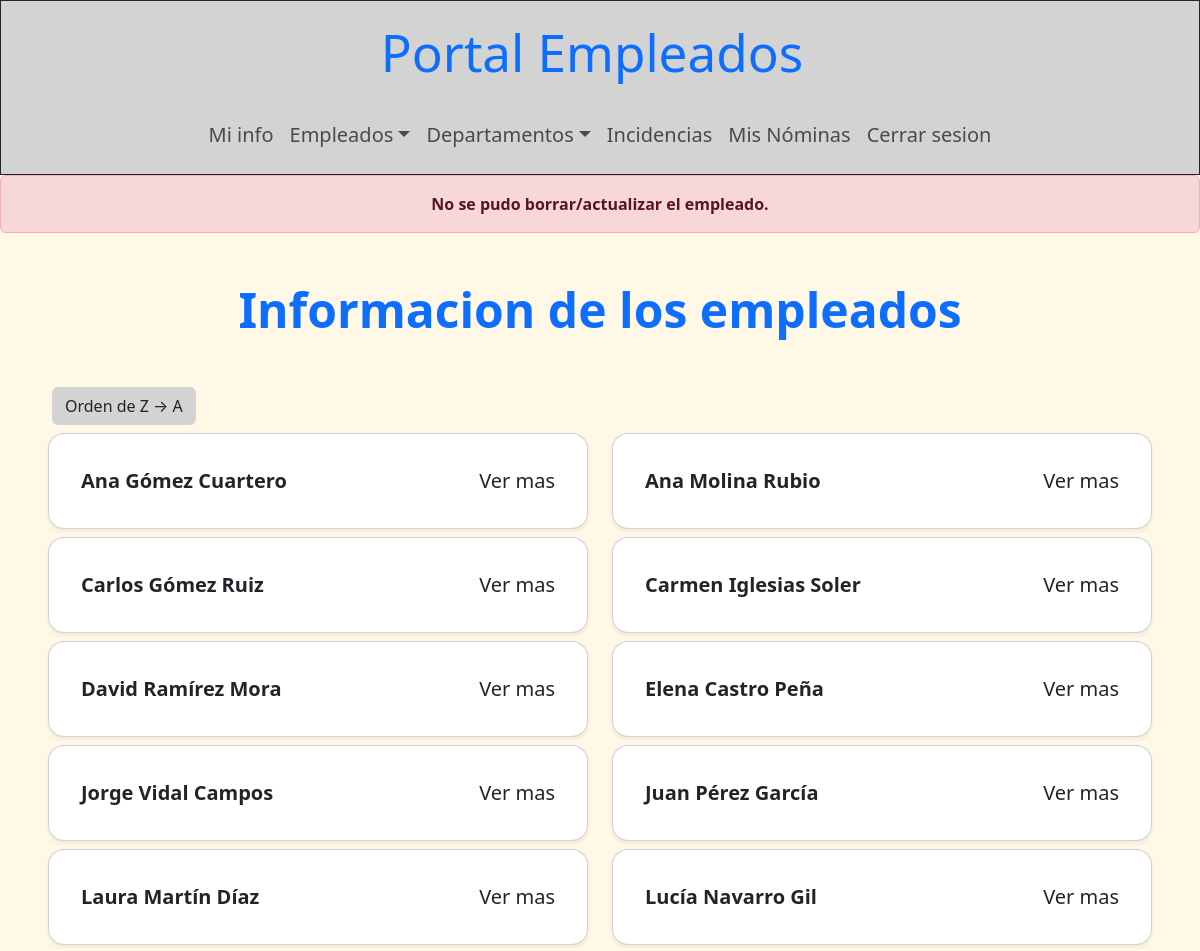
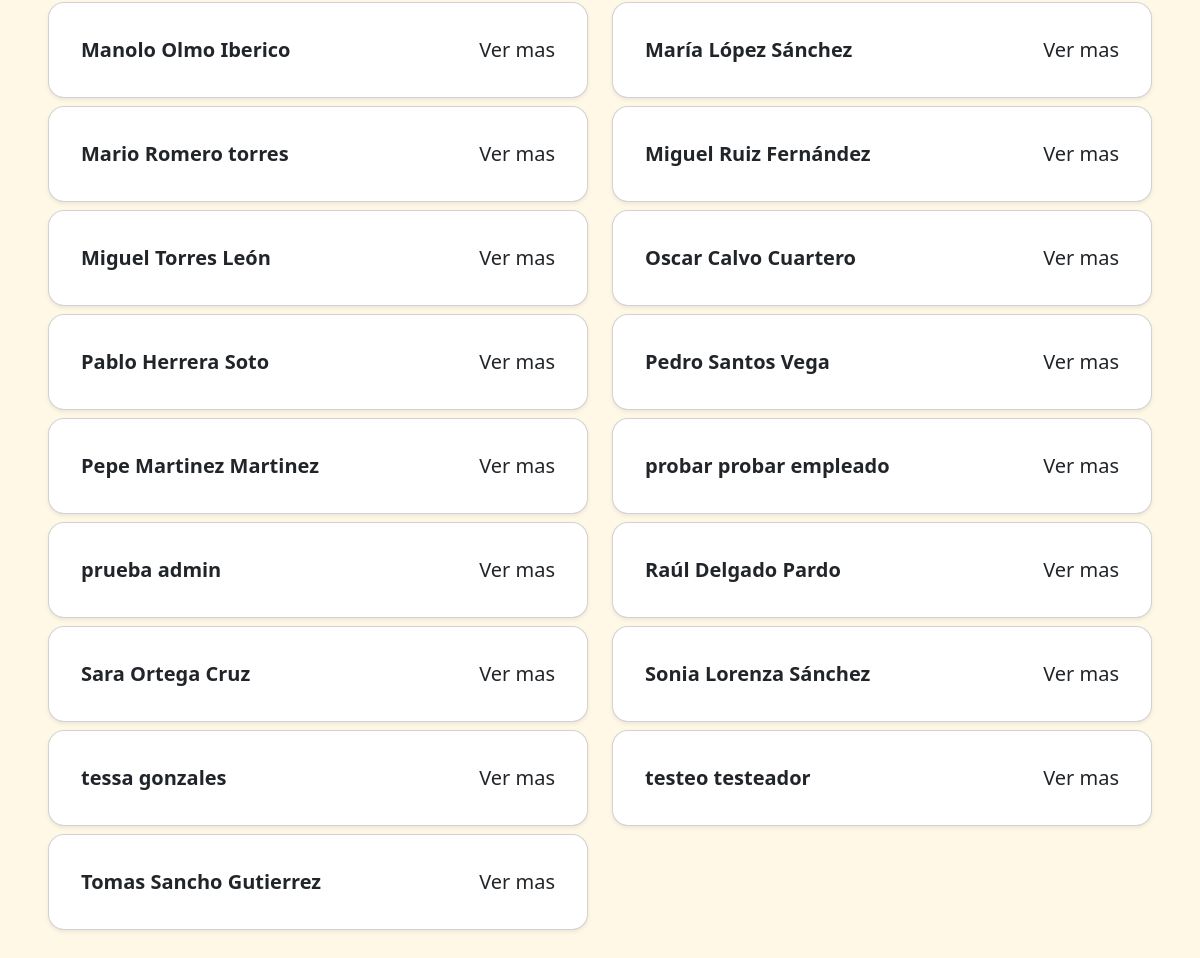
Page /portalEmpleo/front/paginas/ver_empleados.php?error=3 (signed in) on the committed database (2 pictures, top to bottom).
### tables this page shows
CREATE TABLE `empleados` (
  `cod_empleado` int(11) NOT NULL,
  `dni` varchar(9) NOT NULL,
  `nombre` varchar(50) NOT NULL,
  `apellidos` varchar(80) NOT NULL,
  `telefono_personal` varchar(20) NOT NULL,
  `gmail_contacto` varchar(50) NOT NULL,
  `gmail_empresarial` varchar(50) NOT NULL,
  `puesto` varchar(50) NOT NULL,
  `estado` enum('activo','de baja','despedido') DEFAULT 'activo',
  `rol` enum('normal','jefe','admin') DEFAULT 'admin',
  `password_hash` varchar(255) NOT NULL,
  `foto` varchar(70) DEFAULT NULL,
  `cod_departamento` int(11) DEFAULT NULL
);

### portalEmpleo/back/auth/sesion.php (called while the page is built, shortened)
<?php
    $id_sesion_usuario = $_SESSION['id_usuario'];
?>

### portalEmpleo/front/paginas/ver_empleados.php (the view, shortened to what this page needs)
<!DOCTYPE html>
<html lang="es">
<head>
    <link rel="stylesheet" href="../css/bootstrap.min.css">
</head>
<body class='fondo-web'>
    <?php
        try {
            require_once("../../back/auth/sesion.php");
            require("plantillas/barras_nav.php");
        } catch (\Throwable $th) {
            echo "No se pudo acceder a los archivos auxiliares";
        }
        try {
            $conexion = mysqli_connect($servidor, $usuario, $contra, $bbdd);
            mysqli_set_charset($conexion, "utf8mb4");
            $consulta = mysqli_query($conexion, "SELECT * FROM empleados WHERE cod_empleado = ".$id_sesion_usuario);
            $usuario = mysqli_fetch_array($consulta);
echo "<header>";
                if ($usuario['rol'] == "admin") {
                    echo $barra_admin;
                } else if ($usuario['rol'] == "jefe") {
                    echo $barra_jefe;
                } else if ($usuario['rol'] == "normal") {
                    echo $barra_normal;
                }
echo "</header>";
echo "<main>";
                if (isset($_GET['error'])) {
                    if ($_GET['error'] == 0) {
                        echo "<p class='alert alert-primary text-center fw-bold'>Empleado borrado/actualizado correctamente.</p>";
                    } else if ($_GET['error'] == 1) {
                        echo "<p class='alert alert-danger text-center fw-bold'>Seleccione un empleado para ver sus fichajes.</p>";
                    } else if ($_GET['error'] == 2) {
                        echo "<p class='alert alert-danger text-center fw-bold'>No se pudo conectar a la base de datos.</p>";
                    } else if ($_GET['error'] == 3) {
                        echo "<p class='alert alert-danger text-center fw-bold'>No se pudo borrar/actualizar el empleado.</p>";
                    } else if ($_GET['error'] == 4) {
                        echo "<p class='alert alert-danger text-center fw-bold'>Seleccione un empleado para borrarlo/actualizarlo o modificar su nomina.</p>";
                    } else if ($_GET['error'] == 5) {
                        echo "<p class='alert alert-danger text-center fw-bold'>Formato o tamaño de foto no valido.</p>";
                    } else if ($_GET['error'] == 6) {
                        echo "<p class='alert alert-danger text-center fw-bold'>Foto ya existente.</p>";
                    } else if ($_GET['error'] == 7) {
                        echo "<p class='alert alert-danger text-center fw-bold'>No se pudo actualizar la nomina.</p>";
                    } else if ($_GET['error'] == 8) {
                        echo "<p class='alert alert-primary text-center fw-bold'>Nomina actualizada.</p>";
                    }
                }
    echo "<h2 class='text-center mt-5 mb-4 titulo-mediano fw-bold'>Informacion de los empleados</h2>";
    echo "<section class='container-fluid mb-5'>";
        echo "<div class='p-4'>";
                $orden = "ASC";
                $nuevo_orden = ($orden === "ASC") ? "DESC" : "ASC";
                echo "<a href='?ordenacion=".$nuevo_orden."' class='btn btn-orden mx-3'>";
                echo ($orden === "ASC") ? "Orden de Z → A" : "Orden de A → Z";
                echo "</a>";
                $consulta2 = mysqli_query($conexion, "SELECT * FROM empleados ORDER BY nombre ".$orden);
            echo "<div class='row mx-auto justify-content-right'>";
                while ($empleados = mysqli_fetch_array($consulta2)) {
                    echo "<section class=' col-12 col-lg-6 col-md-6 mt-2'>";
                        echo "<div class='card shadow-sm rounded-4 p-3'>";
                            echo "<div class='card-header bg-white border-0 p-3'>";
                                        echo "<p class='fw-bold fs-5 d-flex justify-content-between align-items-center m-0'>";
                                            echo $empleados['nombre']." ".$empleados['apellidos'];
                                         echo "<a class='text-dark text-decoration-none fw-light' data-bs-toggle='collapse' href='#emp".$empleados['cod_empleado']."'>";
                                            echo "Ver mas";
                                        echo "</a></p>";
                                echo "</div>";
                        echo "</div>";
                    echo "</section>";
                    }
                echo "</div>";
            echo "</div>";
        echo "</section>";
echo "</main>";
        } catch (mysqli_sql_exception $sql) {
            echo "No se pudo acceder a la bbdd: $sql";
        }
    ?>
</body>
</html>

### portalEmpleo/front/paginas/plantillas/barras_nav.php (shortened to what this page needs)
<?php
    $barra_admin = "<nav class='navbar navbar-light border border-dark bg-grey py-3'>
        <div class='container-fluid px-2 d-flex flex-column align-items-center'>
            <a class='navbar-brand mb-3 fs-5 fw-bold' href='#'>
                <h1 class='titulo-grande w-100 text-center mb-2 text-wrap'>Portal Empleados</h1>
            </a>
            <ul class='navbar-nav d-flex flex-row flex-wrap justify-content-center text-center w-100'>
                <li class='nav-item fs-5 col-6 col-md-auto'>
                    <a class='nav-link px-2' href='mi_info.php'>Mi info</a>
                </li>
                <li class='nav-item fs-5 dropdown position-relative col-6 col-md-auto'>
                    <a class='nav-link px-2 dropdown-toggle' href='#' role='button' data-bs-toggle='dropdown' aria-expanded='false'>Empleados</a>
                </li>
                <li class='nav-item fs-5 dropdown position-relative col-6 col-md-auto'>
                    <a class='nav-link px-2 dropdown-toggle' href='#' role='button' data-bs-toggle='dropdown' aria-expanded='false'>Departamentos</a>
                </li>
                <li class='nav-item fs-5 col-6 col-md-auto'>
                    <a class='nav-link px-2' href='ver_incidencias.php'>Incidencias</a>
                </li>
                <li class='nav-item fs-5 col-6 col-md-auto'>
                    <a class='nav-link px-2' href='mis_nominas.php'>Mis Nóminas</a>
                </li>
                <li class='nav-item fs-5 col-6 col-md-auto'>
                    <a class='nav-link px-2' href='../../back/auth/salir.php'>Cerrar sesion</a>
                </li>
            </ul>
        </div>
    </nav>";
    ?>

### rows in the picture
empleados: nombre "Ana", apellidos "Gómez Cuartero"
empleados: nombre "Ana", apellidos "Molina Rubio"
empleados: nombre "Carlos", apellidos "Gómez Ruiz"
empleados: nombre "Carmen", apellidos "Iglesias Soler"
empleados: nombre "David", apellidos "Ramírez Mora"
empleados: nombre "Elena", apellidos "Castro Peña"
empleados: nombre "Jorge", apellidos "Vidal Campos"
empleados: nombre "Juan", apellidos "Pérez García"
empleados: nombre "Laura", apellidos "Martín Díaz"
empleados: nombre "Lucía", apellidos "Navarro Gil"
empleados: nombre "Manolo", apellidos "Olmo Iberico"
empleados: nombre "María", apellidos "López Sánchez"
empleados: nombre "Mario", apellidos "Romero torres"
empleados: nombre "Miguel", apellidos "Ruiz Fernández"
empleados: nombre "Miguel", apellidos "Torres León"
empleados: nombre "Oscar", apellidos "Calvo Cuartero"
empleados: nombre "Pablo", apellidos "Herrera Soto"
empleados: nombre "Pedro", apellidos "Santos Vega"
empleados: nombre "Pepe", apellidos "Martinez Martinez"
empleados: nombre "probar", apellidos "probar empleado"
empleados: nombre "prueba", apellidos "admin"
empleados: nombre "Raúl", apellidos "Delgado Pardo"
empleados: nombre "Sara", apellidos "Ortega Cruz"
empleados: nombre "Sonia", apellidos "Lorenza Sánchez"
empleados: nombre "tessa", apellidos "gonzales"
empleados: nombre "testeo", apellidos "testeador"
empleados: nombre "Tomas", apellidos "Sancho Gutierrez"
